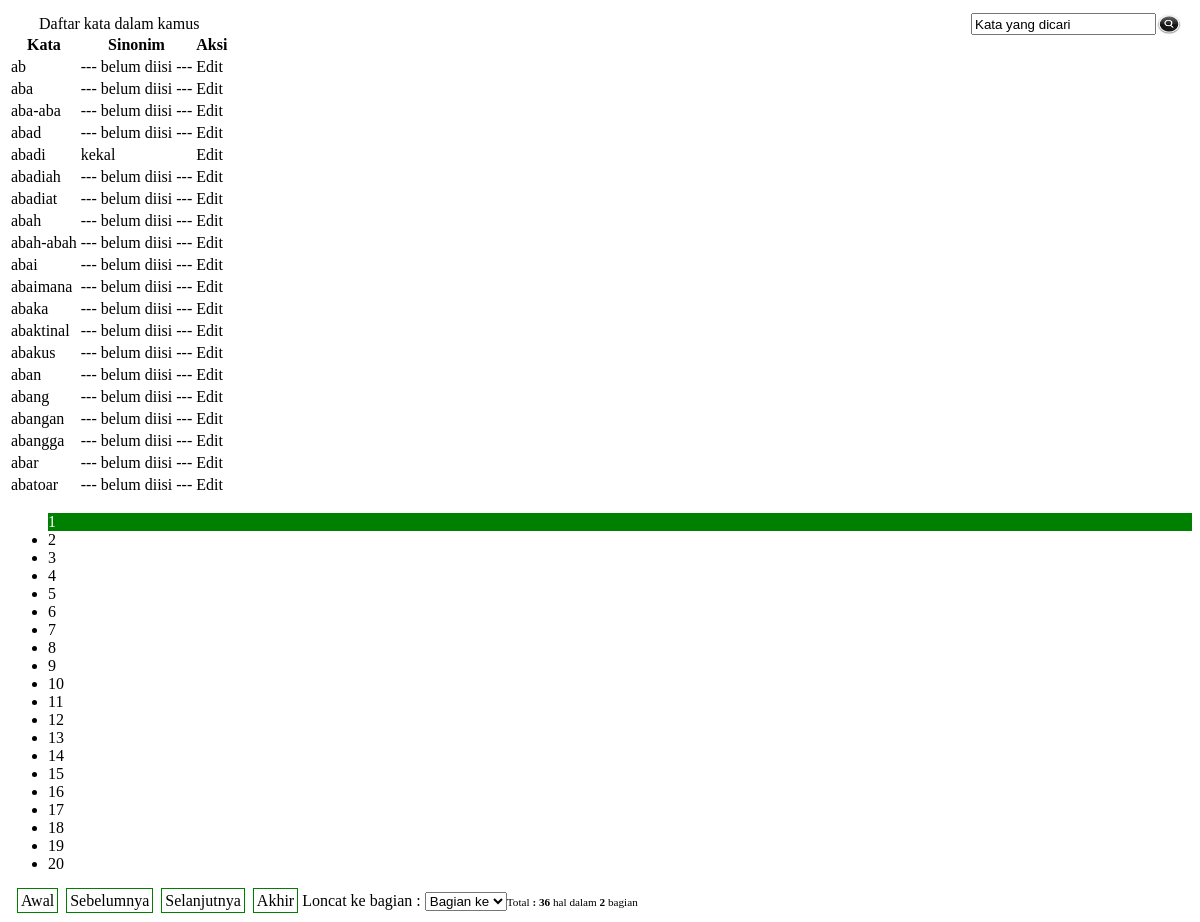
Screenshot of /daftar_kata.php?cari=ab with the database file from the repository.
### tables this page shows
CREATE TABLE IF NOT EXISTS `kamus` (
  `kata` varchar(60) NOT NULL,
  `sinonim` varchar(100) DEFAULT NULL,
  UNIQUE KEY `kata` (`kata`)
);

### daftar_kata.php (the view, shortened to what this page needs)
<?php
$limit = 20;
$paging_tampil = 20;
if(isset($_GET['hal'])){
	$hal = ($_GET['hal'] - 1) * $limit;
	$hal_terpilih = $_GET['hal'];
	$bag_sekarang = $_GET['bag'];
	}
	else {
	$hal = 0;
	$hal_terpilih = 1;
	$bag_sekarang = 1;
	}
if(isset($_GET['cari']) && $_GET['cari'] != ""){
	$cari = " where kata like '%".$_GET['cari']."%'";
	}
else {
	$cari = "";
	}
$bag_prev = $bag_sekarang - 1;
$bag_next = $bag_sekarang + 1;
$sql_total = "select count(*) from kamus".$cari;
$jum_total = mysql_result(mysql_query($sql_total),0);
$jum_hal = ceil($jum_total / $limit);
$total_bagian = ceil($jum_hal / $paging_tampil);
$sql = "select kata,ifnull(sinonim,'--- belum diisi ---') as sinonim from kamus $cari limit $hal,$limit";
$sql_exe = mysql_query($sql);
echo "<div class='cari'><input type='text' onfocus='pilih_cari(this)' onblur='biar(this)' value='Kata yang dicari' /><input type='image' width=24px onclick='cari_kata(this)' src='images/cari.jpg' /></div>";
echo "<table class='data'>";
echo "<caption>Daftar kata dalam kamus</caption>";
echo "<thead>
		<tr>
			<th>Kata</th>
			<th>Sinonim</th>
			<th>Aksi</th>
		</tr>
	</thead>
	<tbody style='text-align:left'>";
while($data = mysql_fetch_array($sql_exe)){
	echo "<tr>
			<td>$data[0]</td>
			<td>$data[1]</td>
			<td style='cursor:pointer' onclick='edit(this)'>Edit</td>
		</tr>";
	}
echo "</tbody></table>";
echo "<div id='paging'>";
echo "<ul>";
$nomer_awal = $paging_tampil * ($bag_sekarang - 1) + 1 ;
$nomer_akhir = $nomer_awal + $paging_tampil;
for($i = $nomer_awal; $i < $nomer_akhir ;$i++){
	if($i > $jum_hal){
		$display = "style='display:none'";
		}
	else {
		$display = "";
		}
	if($i == $hal_terpilih){
	echo "<li onclick='kata_di_hal(this)' style='background-color:green;color:#fff' >".$i."</li>";
		}
	else {
	echo "<li onclick='kata_di_hal(this)' $display >".$i."</li>";
		}
	}
echo "</ul>";
echo "</div>";
echo "<div style='width:80%;padding:3px;margin:2px'><span id='prev'>".$bag_prev."</span><span onclick='awal()' class='prev_next'>Awal</span><span onclick='prev()' class='prev_next' >Sebelumnya</span>";
echo "<span onclick='next()' class='prev_next'>Selanjutnya</span><span onclick='akhir()' class='prev_next'>Akhir</span><span id='next'>".$bag_next."</span>";
echo "<span>Loncat ke bagian : <select id='loncat' onchange='loncat(this)'>";
echo "<option>Bagian ke</option>";
echo "</select></span>";
echo "<span style='font-size:0.7em'>Total <b>: $jum_hal </b>hal dalam <b>".$total_bagian."</b> bagian</span>";
echo "</div>";
?>

### daftar_kata.php (style rules this page uses)
.prev_next { cursor:pointer; padding:3px; margin:4px; background-color:#fff; border:1px solid green; }
table.data { margin-top:15px; }
.cari { position:absolute; right:15px; top:9px; padding:4px; v-align:center; display:inline; }
.cari input { float:left; display:inline; height:22px; margin:0px 0px 0px 1px; }

### rows the page displays
kamus: kata "ab", data "--- belum diisi ---"
kamus: kata "aba", data "--- belum diisi ---"
kamus: kata "aba-aba", data "--- belum diisi ---"
kamus: kata "abad", data "--- belum diisi ---"
kamus: kata "abadi", data "kekal"
kamus: kata "abadiah", data "--- belum diisi ---"
kamus: kata "abadiat", data "--- belum diisi ---"
kamus: kata "abah", data "--- belum diisi ---"
kamus: kata "abah-abah", data "--- belum diisi ---"
kamus: kata "abai", data "--- belum diisi ---"
kamus: kata "abaimana", data "--- belum diisi ---"
kamus: kata "abaka", data "--- belum diisi ---"
kamus: kata "abaktinal", data "--- belum diisi ---"
kamus: kata "abakus", data "--- belum diisi ---"
kamus: kata "aban", data "--- belum diisi ---"
kamus: kata "abang", data "--- belum diisi ---"
kamus: kata "abangan", data "--- belum diisi ---"
kamus: kata "abangga", data "--- belum diisi ---"
kamus: kata "abar", data "--- belum diisi ---"
kamus: kata "abatoar", data "--- belum diisi ---"

### other values shown
$jum_hal "36"
$total_bagian "2"
